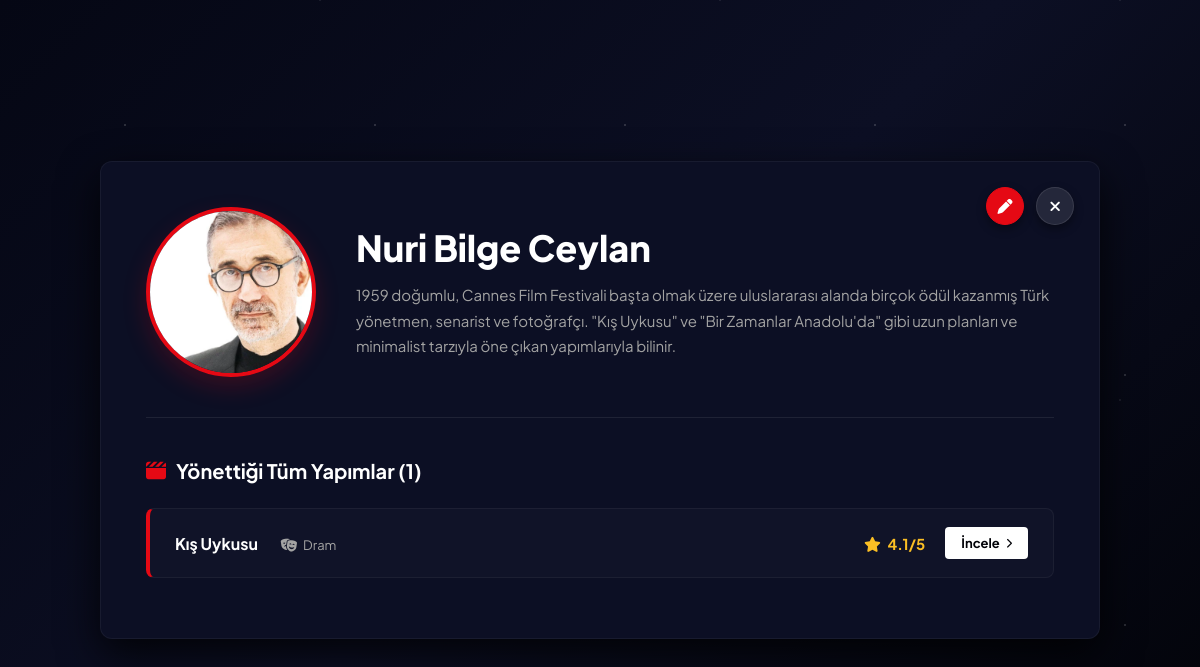
The page /yonetmen/5/ on the database its author committed.
### movies/models.py (models this page shows, shortened)
class Yonetmen(models.Model):
    isim = models.CharField(max_length=100, validators=[validate_letters_only])
    biyografi = models.TextField(blank=True, null=True)
    fotograf = models.ImageField(upload_to="yonetmenler/", blank=True, null=True)

class Film(models.Model):
    baslik = models.CharField(max_length=200, validators=[validate_no_digits])
    yonetmen = models.ForeignKey(Yonetmen, on_delete=models.CASCADE, related_name="filmler")
    tur = models.CharField(max_length=50, validators=[validate_letters_only])
    puan = models.FloatField(
        validators=[
            MinValueValidator(0.0, message="Puan en az 0 olabilir."),
            MaxValueValidator(5.0, message="Puan en fazla 5 olabilir.")
        ]
    )
    imdb_puani = models.FloatField(
        validators=[
            MinValueValidator(0.0, message="IMDb Puanı en az 0.0 olabilir."),
            MaxValueValidator(10.0, message="IMDb Puanı en fazla 10.0 olabilir.")
        ],
        blank=True,
        null=True
    )
    yayin_yili = models.IntegerField(blank=True, null=True)
    sure = models.CharField(max_length=50, blank=True, null=True)
    fragman_url = models.URLField(blank=True, null=True)
    afis = models.ImageField(upload_to="afisler/", blank=True, null=True)
    ozet = models.TextField(blank=True, null=True)
    oyuncular = models.ManyToManyField(Oyuncu, related_name="filmler", blank=True)

### movies/views.py (the view)
# urls.py: path("yonetmen/<int:yonetmen_id>/", views.yonetmen_detay, name="yonetmen_detay"),
def yonetmen_detay(request, yonetmen_id):
    yonetmen = get_object_or_404(Yonetmen, id=yonetmen_id)
    filmler = yonetmen.filmler.all()
    return render(request, "movies/yonetmen_detay.html", {"yonetmen": yonetmen, "filmler": filmler})

### movies/templates/movies/yonetmen_detay.html (shortened to what this page needs)
<!DOCTYPE html>
<html lang="tr">
<head>
    <link rel="stylesheet" href="https://cdnjs.cloudflare.com/ajax/libs/font-awesome/6.4.0/css/all.min.css">
</head>
<body>
<div class="container">
    <div class="page-actions">
        <a href="{% url 'yonetmen_duzenle' yonetmen.id %}" class="action-btn btn-edit" title="Düzenle"><i class="fa-solid fa-pen"></i></a>
        <a href="{% url 'yonetmenler' %}" class="action-btn btn-close" title="Kapat"><i class="fa-solid fa-xmark"></i></a>
    </div>
    <div class="profil-ust">
        {% if yonetmen.fotograf %}
            <img src="{{ yonetmen.fotograf.url }}" class="profil-foto" alt="{{ yonetmen.isim }}">
        {% else %}
            <div class="profil-foto-yok">
                <i class="fa-solid fa-user"></i>
            </div>
        {% endif %}
        <div class="biyo-kutusu">
            <h1>{{ yonetmen.isim }}</h1>
            <p>{{ yonetmen.biyografi|default:"Bu yönetmene ait detaylı biyografi metni henüz eklenmedi." }}</p>
        </div>
    </div>
    <div class="film-listesi">
        <h2><i class="fa-solid fa-clapperboard"></i> Yönettiği Tüm Yapımlar ({{ filmler.count }})</h2>
        {% for film in filmler %}
            <div class="film-satir">
                <div>
                    <strong style="font-size: 16px; color: var(--text-primary);">{{ film.baslik }}</strong>
                    <span style="color: var(--text-secondary); margin-left: 20px; font-size: 13px;">
                        <i class="fa-solid fa-masks-theater" style="margin-right: 4px;"></i> {{ film.tur }}
                    </span>
                </div>
                <div style="display: flex; align-items: center; gap: 20px;">
                    <span style="color: #fbbf24; font-weight: bold; font-size: 15px;">
                        <i class="fa-solid fa-star" style="margin-right: 4px;"></i> {{ film.puan }}/5
                    </span>
                    <a href="{% url 'film_detay' film.id %}" class="film-link">İncele <i class="fa-solid fa-chevron-right" style="font-size: 10px;"></i></a>
                </div>
            </div>
        {% empty %}
            <p style="color: var(--text-secondary); font-style: italic; padding: 15px;">
                <i class="fa-solid fa-info-circle" style="margin-right: 6px;"></i> Sistemde bu yönetmene ait kayıtlı bir film kaydı henüz yok.
            </p>
        {% endfor %}
    </div>
</div>
</body>
</html>

### movies/templates/movies/yonetmen_detay.html (style rules this page uses)
:root { --netflix-red: #e50914; --netflix-dark: #050710; --netflix-black: #020308; --netflix-grey: #0c0f24; --text-primary: #ffffff; --text-secondary: #a3a3a3; --transition-smooth: all 0.3s cubic-bezier(0.25, 0.8, 0.25, 1); }
* { margin: 0; padding: 0; box-sizing: border-box; }
body { font-family: 'Plus Jakarta Sans', sans-serif; background-color: var(--netflix-dark); background-image: radial-gradient(rgba(255, 255, 255, 0.15) 1px, transparent 1px), radial-gradient(rgba(255, 255, 255, 0.08) 1.5px, transparent 1.5px), linear-gradient(135deg, #050714 0%, #0c0f24 50%, #020308 100%); background-size: 250px 250px, 400px 400px, 100% 100%; background-position: 0 0, 120px 200px, 0 0; background-attachment: fixed; color: var(--text-primary); min-height: 100vh; display: flex; align-items: center; justify-content: center; padding: 40px 20px; }
.container { background: var(--netflix-grey); max-width: 1000px; width: 100%; padding: 45px; border-radius: 12px; border: 1px solid rgba(255, 255, 255, 0.05); box-shadow: 0 15px 40px rgba(0, 0, 0, 0.8); position: relative; }
.page-actions { position: absolute; top: 25px; right: 25px; display: flex; gap: 12px; }
.action-btn { width: 38px; height: 38px; border-radius: 50%; display: flex; align-items: center; justify-content: center; text-decoration: none; font-size: 15px; transition: var(--transition-smooth); box-shadow: 0 4px 10px rgba(0, 0, 0, 0.4); cursor: pointer; border: 1px solid rgba(255, 255, 255, 0.1); }
.btn-edit { background: var(--netflix-red); color: #ffffff; border-color: var(--netflix-red); }
.btn-close { background: rgba(255, 255, 255, 0.1); color: var(--text-primary); }
.profil-ust { display: flex; gap: 40px; align-items: center; border-bottom: 1px solid rgba(255, 255, 255, 0.08); padding-bottom: 40px; margin-bottom: 40px; }
.profil-foto { width: 170px; height: 170px; border-radius: 50%; object-fit: cover; border: 4px solid var(--netflix-red); box-shadow: 0 10px 25px rgba(229, 9, 20, 0.2); transition: var(--transition-smooth); }
.biyo-kutusu { flex: 1; }
.biyo-kutusu h1 { font-size: 36px; margin-bottom: 12px; color: var(--text-primary); font-weight: 800; }
.biyo-kutusu p { color: var(--text-secondary); line-height: 1.7; font-size: 15px; }
.film-listesi h2 { font-size: 20px; margin-bottom: 25px; color: var(--text-primary); font-weight: 700; display: flex; align-items: center; gap: 10px; }
.film-listesi h2 i { color: var(--netflix-red); }
.film-satir { display: flex; justify-content: space-between; align-items: center; background: rgba(255, 255, 255, 0.02); padding: 18px 25px; border-radius: 8px; margin-bottom: 15px; border: 1px solid rgba(255, 255, 255, 0.05); border-left: 4px solid var(--netflix-red); transition: var(--transition-smooth); }
.film-link { background: var(--text-primary); color: var(--netflix-black); text-decoration: none; font-weight: 700; padding: 8px 16px; border-radius: 4px; font-size: 13px; display: inline-flex; align-items: center; gap: 6px; transition: var(--transition-smooth); }

### rows shown on the page
Yonetmen: fotograf (picture), isim "Nuri Bilge Ceylan", biyografi "1959 doğumlu, Cannes Film Festivali başta olmak üzere uluslararası alanda birçok ödül kazanmış Türk yönetmen, senarist ve fotoğrafçı. \"Kış Uykusu\" ve \"Bir Zamanlar Anadolu'da\" gibi uzun planları ve minimalist tarzıyla öne çıkan yapımlarıyla bilinir.", count "1"
Film: baslik "Kış Uykusu", tur "Dram", puan "4.1"
